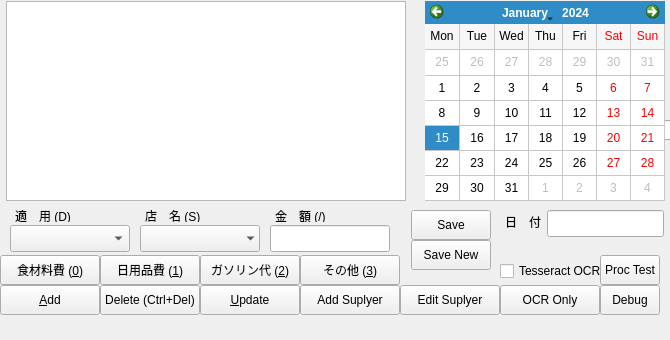
  <widget class="QDockWidget" name="accounting_DockWidget">
   <property name="minimumSize">
    <size>
     <width>670</width>
     <height>340</height>
    </size>
   </property>
   <property name="maximumSize">
    <size>
     <width>670</width>
     <height>340</height>
    </size>
   </property>
   <property name="baseSize">
    <size>
     <width>670</width>
     <height>340</height>
    </size>
   </property>
   <property name="font">
    <font>
     <pointsize>9</pointsize>
    </font>
   </property>
   <property name="focusPolicy">
    <enum>Qt::ClickFocus</enum>
   </property>
   <property name="allowedAreas">
    <set>Qt::AllDockWidgetAreas</set>
   </property>
   <property name="windowTitle">
    <string>記帳</string>
   </property>
   <attribute name="dockWidgetArea">
    <number>2</number>
   </attribute>
   <widget class="QWidget" name="accounting_DockWidgetContents">
    <widget class="QProgressBar" name="progressBar">
     <property name="geometry">
      <rect>
       <x>660</x>
       <y>120</y>
       <width>414</width>
       <height>20</height>
      </rect>
     </property>
     <property name="sizePolicy">
      <sizepolicy hsizetype="Preferred" vsizetype="Fixed">
       <horstretch>0</horstretch>
       <verstretch>0</verstretch>
      </sizepolicy>
     </property>
     <property name="minimumSize">
      <size>
       <width>414</width>
       <height>0</height>
      </size>
     </property>
     <property name="focusPolicy">
      <enum>Qt::ClickFocus</enum>
     </property>
     <property name="minimum">
      <number>1</number>
     </property>
     <property name="maximum">
      <number>1</number>
     </property>
     <property name="value">
      <number>0</number>
     </property>
     <property name="alignment">
      <set>Qt::AlignCenter</set>
     </property>
     <property name="format">
      <string>%v/%m</string>
     </property>
    </widget>
    <widget class="QFrame" name="frame_2">
     <property name="geometry">
      <rect>
       <x>300</x>
       <y>255</y>
       <width>361</width>
       <height>61</height>
      </rect>
     </property>
     <property name="maximumSize">
      <size>
       <width>16777215</width>
       <height>61</height>
      </size>
     </property>
     <property name="focusPolicy">
      <enum>Qt::ClickFocus</enum>
     </property>
     <property name="frameShape">
      <enum>QFrame::NoFrame</enum>
     </property>
     <property name="frameShadow">
      <enum>QFrame::Plain</enum>
     </property>
     <property name="lineWidth">
      <number>0</number>
     </property>
     <widget class="Custom_Button" name="procTest_Button">
      <property name="geometry">
       <rect>
        <x>300</x>
        <y>0</y>
        <width>60</width>
        <height>30</height>
       </rect>
      </property>
      <property name="sizePolicy">
       <sizepolicy hsizetype="Preferred" vsizetype="Fixed">
        <horstretch>0</horstretch>
        <verstretch>0</verstretch>
       </sizepolicy>
      </property>
      <property name="minimumSize">
       <size>
        <width>60</width>
        <height>30</height>
       </size>
      </property>
      <property name="maximumSize">
       <size>
        <width>60</width>
        <height>16777215</height>
       </size>
      </property>
      <property name="focusPolicy">
       <enum>Qt::ClickFocus</enum>
      </property>
      <property name="text">
       <string>Proc Test</string>
      </property>
     </widget>
     <widget class="Custom_Button" name="addSupplyer_Button">
      <property name="geometry">
       <rect>
        <x>0</x>
        <y>30</y>
        <width>100</width>
        <height>30</height>
       </rect>
      </property>
      <property name="sizePolicy">
       <sizepolicy hsizetype="Preferred" vsizetype="Fixed">
        <horstretch>0</horstretch>
        <verstretch>0</verstretch>
       </sizepolicy>
      </property>
      <property name="minimumSize">
       <size>
        <width>100</width>
        <height>30</height>
       </size>
      </property>
      <property name="maximumSize">
       <size>
        <width>100</width>
        <height>16777215</height>
       </size>
      </property>
      <property name="focusPolicy">
       <enum>Qt::ClickFocus</enum>
      </property>
      <property name="text">
       <string>Add Suplyer</string>
      </property>
     </widget>
     <widget class="QPushButton" name="debug_Mode_Button">
      <property name="geometry">
       <rect>
        <x>300</x>
        <y>30</y>
        <width>60</width>
        <height>30</height>
       </rect>
      </property>
      <property name="minimumSize">
       <size>
        <width>60</width>
        <height>30</height>
       </size>
      </property>
      <property name="maximumSize">
       <size>
        <width>50</width>
        <height>16777215</height>
       </size>
      </property>
      <property name="focusPolicy">
       <enum>Qt::ClickFocus</enum>
      </property>
      <property name="text">
       <string>Debug</string>
      </property>
      <property name="checkable">
       <bool>true</bool>
      </property>
     </widget>
     <widget class="Custom_Button" name="editSupplyer_Button">
      <property name="geometry">
       <rect>
        <x>100</x>
        <y>30</y>
        <width>100</width>
        <height>30</height>
       </rect>
      </property>
      <property name="sizePolicy">
       <sizepolicy hsizetype="Preferred" vsizetype="Fixed">
        <horstretch>0</horstretch>
        <verstretch>0</verstretch>
       </sizepolicy>
      </property>
      <property name="minimumSize">
       <size>
        <width>100</width>
        <height>30</height>
       </size>
      </property>
      <property name="maximumSize">
       <size>
        <width>100</width>
        <height>16777215</height>
       </size>
      </property>
      <property name="focusPolicy">
       <enum>Qt::ClickFocus</enum>
      </property>
      <property name="text">
       <string>Edit Suplyer</string>
      </property>
     </widget>
     <widget class="Custom_Button" name="OcrOnly_Button">
      <property name="geometry">
       <rect>
        <x>200</x>
        <y>30</y>
        <width>100</width>
        <height>30</height>
       </rect>
      </property>
      <property name="sizePolicy">
       <sizepolicy hsizetype="Preferred" vsizetype="Fixed">
        <horstretch>0</horstretch>
        <verstretch>0</verstretch>
       </sizepolicy>
      </property>
      <property name="minimumSize">
       <size>
        <width>100</width>
        <height>30</height>
       </size>
      </property>
      <property name="maximumSize">
       <size>
        <width>100</width>
        <height>16777215</height>
       </size>
      </property>
      <property name="focusPolicy">
       <enum>Qt::ClickFocus</enum>
      </property>
      <property name="text">
       <string>OCR Only</string>
      </property>
     </widget>
     <widget class="QCheckBox" name="OCR_Tesseract_CheckBox">
      <property name="geometry">
       <rect>
        <x>200</x>
        <y>5</y>
        <width>101</width>
        <height>22</height>
       </rect>
      </property>
      <property name="text">
       <string>Tesseract OCR</string>
      </property>
     </widget>
    </widget>
    <widget class="QWidget" name="verticalLayoutWidget">
     <property name="geometry">
      <rect>
       <x>0</x>
       <y>200</y>
       <width>401</width>
       <height>53</height>
      </rect>
     </property>
     <property name="focusPolicy">
      <enum>Qt::ClickFocus</enum>
     </property>
     <layout class="QVBoxLayout" name="receiptEditor_QVBoxLayout">
      <property name="spacing">
       <number>0</number>
      </property>
      <item>
       <layout class="QHBoxLayout" name="accLabels">
        <property name="spacing">
         <number>0</number>
        </property>
        <item>
         <widget class="QLabel" name="category_Label">
          <property name="minimumSize">
           <size>
            <width>120</width>
            <height>0</height>
           </size>
          </property>
          <property name="maximumSize">
           <size>
            <width>120</width>
            <height>20</height>
           </size>
          </property>
          <property name="focusPolicy">
           <enum>Qt::ClickFocus</enum>
          </property>
          <property name="text">
           <string>適　用 (&amp;D)</string>
          </property>
          <property name="alignment">
           <set>Qt::AlignLeading|Qt::AlignLeft|Qt::AlignTop</set>
          </property>
          <property name="indent">
           <number>5</number>
          </property>
          <property name="buddy">
           <cstring>category_ComboBox</cstring>
          </property>
         </widget>
        </item>
        <item>
         <widget class="QLabel" name="Supplyer_Label">
          <property name="minimumSize">
           <size>
            <width>120</width>
            <height>0</height>
           </size>
          </property>
          <property name="maximumSize">
           <size>
            <width>120</width>
            <height>20</height>
           </size>
          </property>
          <property name="focusPolicy">
           <enum>Qt::ClickFocus</enum>
          </property>
          <property name="text">
           <string>店　名 (&amp;S)</string>
          </property>
          <property name="alignment">
           <set>Qt::AlignLeading|Qt::AlignLeft|Qt::AlignTop</set>
          </property>
          <property name="indent">
           <number>5</number>
          </property>
          <property name="buddy">
           <cstring>supplyerComboBox</cstring>
          </property>
         </widget>
        </item>
        <item>
         <widget class="QLabel" name="amount_Label">
          <property name="minimumSize">
           <size>
            <width>120</width>
            <height>0</height>
           </size>
          </property>
          <property name="maximumSize">
           <size>
            <width>120</width>
            <height>20</height>
           </size>
          </property>
          <property name="focusPolicy">
           <enum>Qt::ClickFocus</enum>
          </property>
          <property name="text">
           <string>金　額 (&amp;/)</string>
          </property>
          <property name="alignment">
           <set>Qt::AlignLeading|Qt::AlignLeft|Qt::AlignTop</set>
          </property>
          <property name="indent">
           <number>5</number>
          </property>
          <property name="buddy">
           <cstring>amount_LineEdit</cstring>
          </property>
         </widget>
        </item>
       </layout>
      </item>
      <item>
       <layout class="QGridLayout" name="receiptEditorBox">
        <property name="topMargin">
         <number>0</number>
        </property>
        <property name="bottomMargin">
         <number>0</number>
        </property>
        <item row="0" column="0">
         <widget class="Custom_ComboBox" name="category_ComboBox">
          <property name="minimumSize">
           <size>
            <width>120</width>
            <height>27</height>
           </size>
          </property>
          <property name="maximumSize">
           <size>
            <width>115</width>
            <height>25</height>
           </size>
          </property>
          <property name="font">
           <font>
            <pointsize>11</pointsize>
            <bold>true</bold>
           </font>
          </property>
          <property name="focusPolicy">
           <enum>Qt::StrongFocus</enum>
          </property>
          <item>
           <property name="text">
            <string/>
           </property>
          </item>
          <item>
           <property name="text">
            <string>食材料費</string>
           </property>
          </item>
          <item>
           <property name="text">
            <string>日用品費</string>
           </property>
          </item>
          <item>
           <property name="text">
            <string>ガソリン代</string>
           </property>
          </item>
          <item>
           <property name="text">
            <string>その他</string>
           </property>
          </item>
         </widget>
        </item>
        <item row="0" column="1">
         <widget class="Custom_ComboBox" name="supplyerComboBox">
          <property name="sizePolicy">
           <sizepolicy hsizetype="Fixed" vsizetype="Fixed">
            <horstretch>0</horstretch>
            <verstretch>0</verstretch>
           </sizepolicy>
          </property>
          <property name="minimumSize">
           <size>
            <width>120</width>
            <height>27</height>
           </size>
          </property>
          <property name="maximumSize">
           <size>
            <width>115</width>
            <height>25</height>
           </size>
          </property>
          <property name="font">
           <font>
            <pointsize>11</pointsize>
            <bold>true</bold>
           </font>
          </property>
          <property name="focusPolicy">
           <enum>Qt::StrongFocus</enum>
          </property>
          <property name="editable">
           <bool>false</bool>
          </property>
          <property name="currentText">
           <string/>
          </property>
          <property name="placeholderText">
           <string/>
          </property>
          <property name="frame">
           <bool>false</bool>
          </property>
          <property name="modelColumn">
           <number>0</number>
          </property>
         </widget>
        </item>
        <item row="0" column="2">
         <widget class="Custom_LineEdit" name="amount_LineEdit">
          <property name="sizePolicy">
           <sizepolicy hsizetype="Fixed" vsizetype="Fixed">
            <horstretch>0</horstretch>
            <verstretch>0</verstretch>
           </sizepolicy>
          </property>
          <property name="minimumSize">
           <size>
            <width>120</width>
            <height>27</height>
           </size>
          </property>
          <property name="maximumSize">
           <size>
            <width>115</width>
            <height>25</height>
           </size>
          </property>
          <property name="font">
           <font>
            <pointsize>13</pointsize>
            <bold>true</bold>
           </font>
          </property>
          <property name="focusPolicy">
           <enum>Qt::StrongFocus</enum>
          </property>
          <property name="inputMask">
           <string/>
          </property>
          <property name="text">
           <string/>
          </property>
          <property name="alignment">
           <set>Qt::AlignRight|Qt::AlignTrailing|Qt::AlignVCenter</set>
          </property>
         </widget>
        </item>
       </layout>
      </item>
     </layout>
    </widget>
    <widget class="QWidget" name="gridLayoutWidget_3">
     <property name="geometry">
      <rect>
       <x>0</x>
       <y>254</y>
       <width>402</width>
       <height>32</height>
      </rect>
     </property>
     <property name="focusPolicy">
      <enum>Qt::ClickFocus</enum>
     </property>
     <layout class="QGridLayout" name="category_Buttons">
      <property name="horizontalSpacing">
       <number>0</number>
      </property>
      <item row="0" column="0">
       <widget class="Custom_Button" name="food_Button">
        <property name="sizePolicy">
         <sizepolicy hsizetype="Preferred" vsizetype="Fixed">
          <horstretch>0</horstretch>
          <verstretch>0</verstretch>
         </sizepolicy>
        </property>
        <property name="minimumSize">
         <size>
          <width>100</width>
          <height>30</height>
         </size>
        </property>
        <property name="maximumSize">
         <size>
          <width>100</width>
          <height>16777215</height>
         </size>
        </property>
        <property name="focusPolicy">
         <enum>Qt::ClickFocus</enum>
        </property>
        <property name="text">
         <string>食材料費 (&amp;0)</string>
        </property>
       </widget>
      </item>
      <item row="0" column="2">
       <widget class="Custom_Button" name="Petrol_Button">
        <property name="sizePolicy">
         <sizepolicy hsizetype="Preferred" vsizetype="Fixed">
          <horstretch>0</horstretch>
          <verstretch>0</verstretch>
         </sizepolicy>
        </property>
        <property name="minimumSize">
         <size>
          <width>100</width>
          <height>30</height>
         </size>
        </property>
        <property name="maximumSize">
         <size>
          <width>100</width>
          <height>16777215</height>
         </size>
        </property>
        <property name="focusPolicy">
         <enum>Qt::ClickFocus</enum>
        </property>
        <property name="text">
         <string>ガソリン代 (&amp;2)</string>
        </property>
       </widget>
      </item>
      <item row="0" column="1">
       <widget class="Custom_Button" name="supply_Button">
        <property name="sizePolicy">
         <sizepolicy hsizetype="Preferred" vsizetype="Fixed">
          <horstretch>0</horstretch>
          <verstretch>0</verstretch>
         </sizepolicy>
        </property>
        <property name="minimumSize">
         <size>
          <width>100</width>
          <height>30</height>
         </size>
        </property>
        <property name="maximumSize">
         <size>
          <width>100</width>
          <height>16777215</height>
         </size>
        </property>
        <property name="focusPolicy">
         <enum>Qt::ClickFocus</enum>
        </property>
        <property name="text">
         <string>日用品費 (&amp;1)</string>
        </property>
       </widget>
      </item>
      <item row="0" column="3">
       <widget class="Custom_Button" name="other_Button">
        <property name="sizePolicy">
         <sizepolicy hsizetype="Preferred" vsizetype="Fixed">
          <horstretch>0</horstretch>
          <verstretch>0</verstretch>
         </sizepolicy>
        </property>
        <property name="minimumSize">
         <size>
          <width>100</width>
          <height>30</height>
         </size>
        </property>
        <property name="maximumSize">
         <size>
          <width>100</width>
          <height>16777215</height>
         </size>
        </property>
        <property name="focusPolicy">
         <enum>Qt::ClickFocus</enum>
        </property>
        <property name="text">
         <string>その他 (&amp;3)</string>
        </property>
       </widget>
      </item>
     </layout>
    </widget>
    <widget class="QWidget" name="gridLayoutWidget_4">
     <property name="geometry">
      <rect>
       <x>0</x>
       <y>284</y>
       <width>302</width>
       <height>32</height>
      </rect>
     </property>
     <property name="focusPolicy">
      <enum>Qt::ClickFocus</enum>
     </property>
     <layout class="QGridLayout" name="add_del_Buttons">
      <property name="horizontalSpacing">
       <number>0</number>
      </property>
      <item row="0" column="1">
       <widget class="Custom_Button" name="delReceipt_Button">
        <property name="sizePolicy">
         <sizepolicy hsizetype="Preferred" vsizetype="Fixed">
          <horstretch>0</horstretch>
          <verstretch>0</verstretch>
         </sizepolicy>
        </property>
        <property name="minimumSize">
         <size>
          <width>100</width>
          <height>30</height>
         </size>
        </property>
        <property name="maximumSize">
         <size>
          <width>100</width>
          <height>16777215</height>
         </size>
        </property>
        <property name="focusPolicy">
         <enum>Qt::ClickFocus</enum>
        </property>
        <property name="text">
         <string>Delete (Ctrl+Del)</string>
        </property>
       </widget>
      </item>
      <item row="0" column="0">
       <widget class="Custom_Button" name="add_Button">
        <property name="sizePolicy">
         <sizepolicy hsizetype="Preferred" vsizetype="Fixed">
          <horstretch>0</horstretch>
          <verstretch>0</verstretch>
         </sizepolicy>
        </property>
        <property name="minimumSize">
         <size>
          <width>100</width>
          <height>30</height>
         </size>
        </property>
        <property name="maximumSize">
         <size>
          <width>100</width>
          <height>16777215</height>
         </size>
        </property>
        <property name="focusPolicy">
         <enum>Qt::ClickFocus</enum>
        </property>
        <property name="text">
         <string>&amp;Add</string>
        </property>
       </widget>
      </item>
      <item row="0" column="2">
       <widget class="Custom_Button" name="update_Button">
        <property name="sizePolicy">
         <sizepolicy hsizetype="Preferred" vsizetype="Fixed">
          <horstretch>0</horstretch>
          <verstretch>0</verstretch>
         </sizepolicy>
        </property>
        <property name="minimumSize">
         <size>
          <width>100</width>
          <height>30</height>
         </size>
        </property>
        <property name="maximumSize">
         <size>
          <width>100</width>
          <height>16777215</height>
         </size>
        </property>
        <property name="focusPolicy">
         <enum>Qt::ClickFocus</enum>
        </property>
        <property name="text">
         <string>&amp;Update</string>
        </property>
       </widget>
      </item>
     </layout>
    </widget>
    <widget class="QWidget" name="verticalLayoutWidget_2">
     <property name="geometry">
      <rect>
       <x>0</x>
       <y>0</y>
       <width>671</width>
       <height>202</height>
      </rect>
     </property>
     <property name="focusPolicy">
      <enum>Qt::ClickFocus</enum>
     </property>
     <layout class="QHBoxLayout" name="receiptList_Layout">
      <property name="spacing">
       <number>13</number>
      </property>
      <item>
       <widget class="QTreeView" name="receiptList_TreeView">
        <property name="sizePolicy">
         <sizepolicy hsizetype="Fixed" vsizetype="Fixed">
          <horstretch>0</horstretch>
          <verstretch>0</verstretch>
         </sizepolicy>
        </property>
        <property name="minimumSize">
         <size>
          <width>400</width>
          <height>200</height>
         </size>
        </property>
        <property name="maximumSize">
         <size>
          <width>400</width>
          <height>200</height>
         </size>
        </property>
        <property name="mouseTracking">
         <bool>true</bool>
        </property>
        <property name="tabletTracking">
         <bool>true</bool>
        </property>
        <property name="focusPolicy">
         <enum>Qt::StrongFocus</enum>
        </property>
        <property name="styleSheet">
         <string notr="true"/>
        </property>
        <property name="alternatingRowColors">
         <bool>false</bool>
        </property>
        <property name="indentation">
         <number>5</number>
        </property>
        <property name="itemsExpandable">
         <bool>false</bool>
        </property>
        <property name="allColumnsShowFocus">
         <bool>true</bool>
        </property>
        <attribute name="headerStretchLastSection">
         <bool>false</bool>
        </attribute>
       </widget>
      </item>
      <item>
       <widget class="QCalendarWidget" name="calendarWidget">
        <property name="sizePolicy">
         <sizepolicy hsizetype="Preferred" vsizetype="Preferred">
          <horstretch>0</horstretch>
          <verstretch>0</verstretch>
         </sizepolicy>
        </property>
        <property name="minimumSize">
         <size>
          <width>240</width>
          <height>200</height>
         </size>
        </property>
        <property name="maximumSize">
         <size>
          <width>240</width>
          <height>200</height>
         </size>
        </property>
        <property name="font">
         <font>
          <pointsize>9</pointsize>
         </font>
        </property>
        <property name="focusPolicy">
         <enum>Qt::ClickFocus</enum>
        </property>
        <property name="autoFillBackground">
         <bool>false</bool>
        </property>
        <property name="styleSheet">
         <string notr="true"/>
        </property>
        <property name="gridVisible">
         <bool>true</bool>
        </property>
        <property name="verticalHeaderFormat">
         <enum>QCalendarWidget::NoVerticalHeader</enum>
        </property>
        <property name="navigationBarVisible">
         <bool>true</bool>
        </property>
       </widget>
      </item>
     </layout>
    </widget>
    <widget class="QWidget" name="formLayoutWidget">
     <property name="geometry">
      <rect>
       <x>500</x>
       <y>210</y>
       <width>175</width>
       <height>31</height>
      </rect>
     </property>
     <property name="focusPolicy">
      <enum>Qt::ClickFocus</enum>
     </property>
     <layout class="QFormLayout" name="Date_Layout">
      <property name="horizontalSpacing">
       <number>5</number>
      </property>
      <property name="verticalSpacing">
       <number>0</number>
      </property>
      <item row="0" column="0">
       <widget class="QLabel" name="date_Label">
        <property name="minimumSize">
         <size>
          <width>42</width>
          <height>25</height>
         </size>
        </property>
        <property name="maximumSize">
         <size>
          <width>31</width>
          <height>16</height>
         </size>
        </property>
        <property name="focusPolicy">
         <enum>Qt::ClickFocus</enum>
        </property>
        <property name="text">
         <string>日　付</string>
        </property>
        <property name="alignment">
         <set>Qt::AlignLeading|Qt::AlignLeft|Qt::AlignVCenter</set>
        </property>
        <property name="indent">
         <number>5</number>
        </property>
       </widget>
      </item>
      <item row="0" column="1">
       <widget class="Custom_LineEdit" name="date_lineEdit">
        <property name="sizePolicy">
         <sizepolicy hsizetype="Fixed" vsizetype="Fixed">
          <horstretch>0</horstretch>
          <verstretch>0</verstretch>
         </sizepolicy>
        </property>
        <property name="minimumSize">
         <size>
          <width>117</width>
          <height>27</height>
         </size>
        </property>
        <property name="maximumSize">
         <size>
          <width>117</width>
          <height>25</height>
         </size>
        </property>
        <property name="focusPolicy">
         <enum>Qt::StrongFocus</enum>
        </property>
        <property name="alignment">
         <set>Qt::AlignCenter</set>
        </property>
       </widget>
      </item>
     </layout>
    </widget>
    <widget class="QWidget" name="gridLayoutWidget_5">
     <property name="geometry">
      <rect>
       <x>400</x>
       <y>210</y>
       <width>102</width>
       <height>62</height>
      </rect>
     </property>
     <property name="focusPolicy">
      <enum>Qt::ClickFocus</enum>
     </property>
     <layout class="QGridLayout" name="save_Buttons">
      <property name="spacing">
       <number>0</number>
      </property>
      <item row="1" column="0">
       <widget class="Custom_Button" name="saveNew_Button">
        <property name="sizePolicy">
         <sizepolicy hsizetype="Preferred" vsizetype="Fixed">
          <horstretch>0</horstretch>
          <verstretch>0</verstretch>
         </sizepolicy>
        </property>
        <property name="minimumSize">
         <size>
          <width>80</width>
          <height>30</height>
         </size>
        </property>
        <property name="maximumSize">
         <size>
          <width>80</width>
          <height>16777215</height>
         </size>
        </property>
        <property name="focusPolicy">
         <enum>Qt::StrongFocus</enum>
        </property>
        <property name="toolTip">
         <string>Ctrl+Shift+S</string>
        </property>
        <property name="text">
         <string>Save New</string>
        </property>
        <property name="autoDefault">
         <bool>true</bool>
        </property>
       </widget>
      </item>
      <item row="0" column="0">
       <widget class="Custom_Button" name="save_Button">
        <property name="sizePolicy">
         <sizepolicy hsizetype="Preferred" vsizetype="Fixed">
          <horstretch>0</horstretch>
          <verstretch>0</verstretch>
         </sizepolicy>
        </property>
        <property name="minimumSize">
         <size>
          <width>80</width>
          <height>30</height>
         </size>
        </property>
        <property name="maximumSize">
         <size>
          <width>80</width>
          <height>16777215</height>
         </size>
        </property>
        <property name="focusPolicy">
         <enum>Qt::StrongFocus</enum>
        </property>
        <property name="toolTip">
         <string>Ctrl+S</string>
        </property>
        <property name="text">
         <string>Save</string>
        </property>
        <property name="autoDefault">
         <bool>true</bool>
        </property>
       </widget>
      </item>
     </layout>
    </widget>
   </widget>
  </widget>
